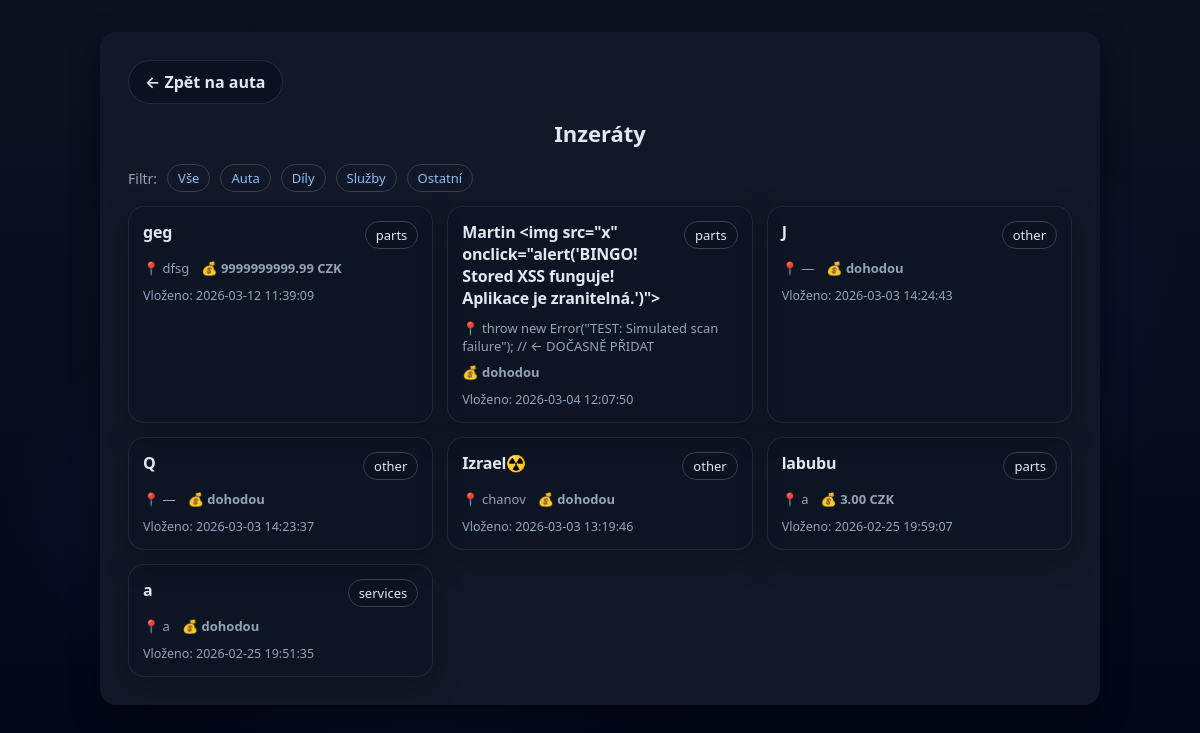
Screenshot of /ads.php with the database file from the repository.
### tables this page shows
CREATE TABLE `ads` (
  `id` int(11) NOT NULL,
  `user_id` int(11) NOT NULL,
  `title` varchar(180) NOT NULL,
  `category` enum('car','parts','services','other') NOT NULL DEFAULT 'parts',
  `price` decimal(12,2) DEFAULT NULL,
  `currency` char(3) NOT NULL DEFAULT 'CZK',
  `location` varchar(120) DEFAULT NULL,
  `description` mediumtext NOT NULL,
  `phone` varchar(30) DEFAULT NULL,
  `email` varchar(180) DEFAULT NULL,
  `images_json` longtext DEFAULT NULL CHECK (json_valid(`images_json`)),
  `status` enum('active','sold','hidden') NOT NULL DEFAULT 'active',
  `created_at` datetime NOT NULL DEFAULT current_timestamp(),
  `updated_at` datetime NOT NULL DEFAULT current_timestamp() ON UPDATE current_timestamp()
);

### ads.php (the view, shortened to what this page needs)
<?php
require __DIR__ . '/db.php';
$sql = "
  SELECT id, title, category, price, currency, location, created_at
  FROM ads
  WHERE status='active'
";
$params = [];
$sql .= " ORDER BY created_at DESC";
$stmt = $pdo->prepare($sql);
$stmt->execute($params);
$ads = $stmt->fetchAll();
?>
<!doctype html>
<html lang="cs">
<head>
  <link rel="stylesheet" href="style.css">
</head>
<body class="bg-dark center-screen">
  <div class="card page-wrap">
    <div style="margin-bottom:14px;">
  <a href="home.php" class="back-btn">← Zpět na auta</a>
</div>
    <h1 class="page-title">Inzeráty</h1>
    <div class="pill-row">
      <span class="muted" style="margin:0;text-align:left;">Filtr:</span>
      <a class="pill pill-outline" href="ads.php">Vše</a>
      <a class="pill pill-outline" href="ads.php?cat=car">Auta</a>
      <a class="pill pill-outline" href="ads.php?cat=parts">Díly</a>
      <a class="pill pill-outline" href="ads.php?cat=services">Služby</a>
      <a class="pill pill-outline" href="ads.php?cat=other">Ostatní</a>
    </div>
    <?php if (!$ads): ?>
      <p class="muted" style="margin-top:14px;text-align:left;">Zatím tu nejsou žádné aktivní inzeráty.</p>
    <?php else: ?>
      <div class="ads-grid">
        <?php foreach ($ads as $a): ?>
          <a class="ad-card" href="ad.php?id=<?= (int)$a['id'] ?>">
            <div class="ad-top">
              <div class="ad-title"><?= htmlspecialchars($a['title']) ?></div>
              <span class="pill ad-cat"><?= htmlspecialchars($a['category']) ?></span>
            </div>
            <div class="ad-meta">
              <span>📍 <?= htmlspecialchars($a['location'] ?? '—') ?></span>
              <span>
                💰
                <?php if ($a['price'] !== null): ?>
                  <b><?= htmlspecialchars($a['price']) ?> <?= htmlspecialchars($a['currency']) ?></b>
                <?php else: ?>
                  <b>dohodou</b>
                <?php endif; ?>
              </span>
            </div>
            <div class="ad-foot">Vloženo: <?= htmlspecialchars($a['created_at']) ?></div>
          </a>
        <?php endforeach; ?>
      </div>
    <?php endif; ?>
  </div>
</body>
</html>

### style.css (style rules this page uses)
:root { --bg: #0f172a; --panel: #111827; --text: #e2e8f0; --muted: #94a3b8; --accent: #2563eb; --accent-hover: #1d4ed8; --error: #f87171; --radius: 16px; --shadow: 0 10px 30px rgba(0,0,0,.4); --input-bg: #0b1220; --border: #374151; }
* { box-sizing: border-box; }
html, body { height: 100%; margin: 0; font-family: system-ui, -apple-system, "Segoe UI", Roboto, Arial, sans-serif; color: var(--text); background: radial-gradient(900px 500px at 55% 40%, rgba(37,99,235,.18), transparent 60%), radial-gradient(700px 420px at 35% 65%, rgba(59,130,246,.12), transparent 60%), linear-gradient(180deg, #0b1220, #020617); background-attachment: fixed; }
.bg-dark { background: transparent; }
.center-screen { display: flex; justify-content: center; align-items: flex-start; min-height: 100vh; overflow-y: auto; padding: 32px 0; }
.card { background: var(--panel); padding: 28px; border-radius: var(--radius); box-shadow: var(--shadow); width: 360px; }
h1 { margin: 0 0 16px; font-size: 22px; }
.muted { color: var(--muted); font-size: 14px; text-align: center; margin-top: 10px; }
a { color: #93c5fd; text-decoration: none; }
.pill { display: inline-block; padding: 4px 10px; border-radius: 999px; border: 1px solid var(--border); background: #0b1220; font-size: 13px; }
.pill-outline { background: transparent; }
a { color: rgba(147,197,253,.95); }
.page-wrap { width: 1000px; max-width: 95vw; }
.page-title { text-align: center; margin: 8px 0 16px 0; }
.pill-row { display:flex; gap:10px; flex-wrap:wrap; align-items:center; }
.ads-grid { margin-top:14px; display:grid; grid-template-columns: repeat(3, minmax(0, 1fr)); gap:14px; }
.ad-card { display:block; text-decoration:none; color: inherit; border-radius: 16px; border: 1px solid rgba(148,163,184,.14); background: rgba(2,6,23,.20); box-shadow: 0 10px 30px rgba(0,0,0,.25); padding: 14px; transition: border-color .12s ease, box-shadow .12s ease, transform .12s ease; }
.ad-top { display:flex; justify-content:space-between; gap:10px; align-items:flex-start; }
.ad-title { font-size: 16px; font-weight: 800; letter-spacing: -.2px; }
.ad-cat { white-space: nowrap; }
.ad-meta { margin-top:10px; display:flex; flex-wrap:wrap; gap:8px 12px; color: var(--muted); font-size: 13px; }
.ad-foot { margin-top:10px; font-size: 12.5px; color: var(--muted); }
.back-btn { display:inline-flex; align-items:center; gap:6px; padding:10px 16px; border-radius:999px; text-decoration:none; font-weight:600; background: rgba(2,6,23,.35); border:1px solid rgba(148,163,184,.18); color: var(--text); transition: all .15s ease; }

### rows the page displays
ads: title "geg", category "parts", location "dfsg", price "9999999999.99", currency "CZK", created_at "2026-03-12 11:39:09"
ads: title "Martin <img src=\"x\" onclick=\"alert('BINGO! Stored XSS funguje! Aplikace je zranitelná.')\">", category "parts", location "throw new Error(\"TEST: Simulated scan failure\"); // ← DOČASNĚ PŘIDAT", shows "dohodou", created_at "2026-03-04 12:07:50"
ads: title "J", category "other", location "—", shows "dohodou", created_at "2026-03-03 14:24:43"
ads: title "Q", category "other", location "—", shows "dohodou", created_at "2026-03-03 14:23:37"
ads: title "Izrael☢️", category "other", location "chanov", shows "dohodou", created_at "2026-03-03 13:19:46"
ads: title "labubu", category "parts", location "a", price "3.00", currency "CZK", created_at "2026-02-25 19:59:07"
ads: title "a", category "services", location "a", shows "dohodou", created_at "2026-02-25 19:51:35"
